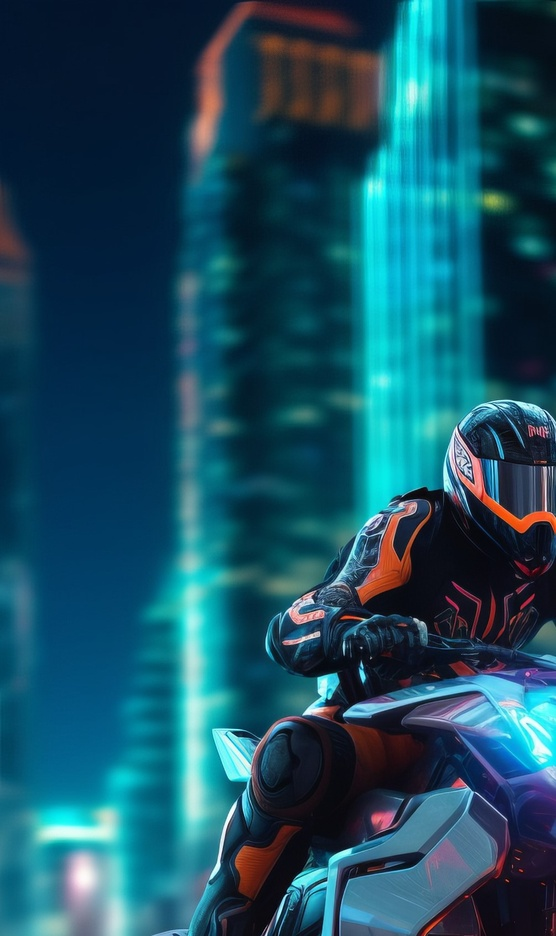
#> input picture Course Design and Experiments/CV/实验二/img/1.jpg, 556 x 936 px, shrunk from 1005 x 1691 before the run; its folder holds 4 pictures in this run
$ python 9.py
#> lines starting #> are read from the running program, lines starting #| are printed output that depends on the picture
import os
import sys
import numpy as np
import cv2 as cv
import matplotlib.pyplot as plt

# 设置图像文件夹路径
imgPath = 'img/'
imgList = os.listdir(imgPath)
imgs = []

# 读取所有图像
for imgName in imgList:
    pathImg = os.path.join(imgPath, imgName)
    img = cv.imread(pathImg)
#> img is the input picture: shape (936, 556, 3); mean B, G, R 98.4, 79.9, 25.4
    if img is None:
        print("图片不能读取：" + imgName)
        sys.exit(-1)
    imgs.append(img)

# 创建 Stitcher 对象
stitcher = cv.Stitcher.create(cv.Stitcher_PANORAMA)

# 拼接图像
result, pano = stitcher.stitch(imgs)
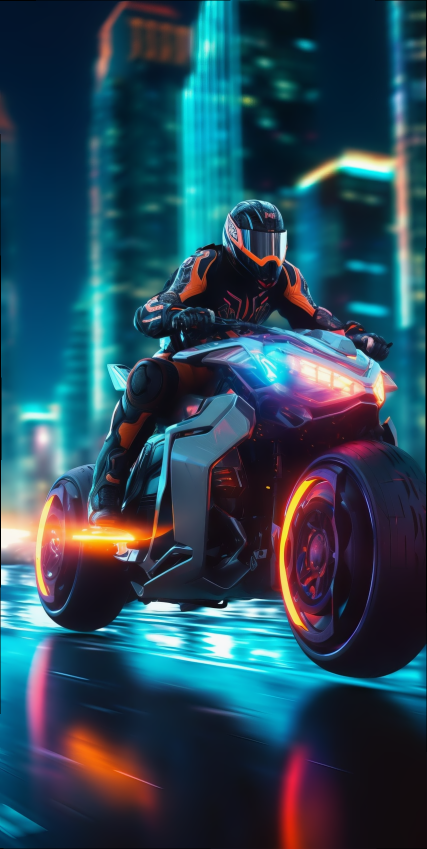
#> pano: shape (1698, 854, 3) (shown at 1/2 size); mean of channels 0, 1, 2 87.7, 72, 41.4; drawn as B, G, R

# 判断拼接是否成功
if result == cv.STITCHER_OK:
    # 输出拼接结果
    cv.imwrite('result1/merge.png', pano)
    cv.waitKey(0)
    # 显示所有读取的图像

else:
    print('Error during stitching')

# 销毁所有窗口
cv.destroyAllWindows()
